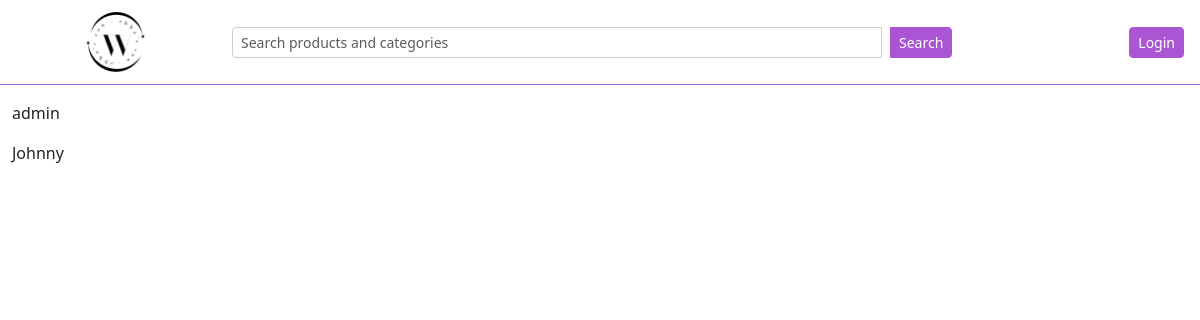
The app's page /adminlog/user_insight/, older data.
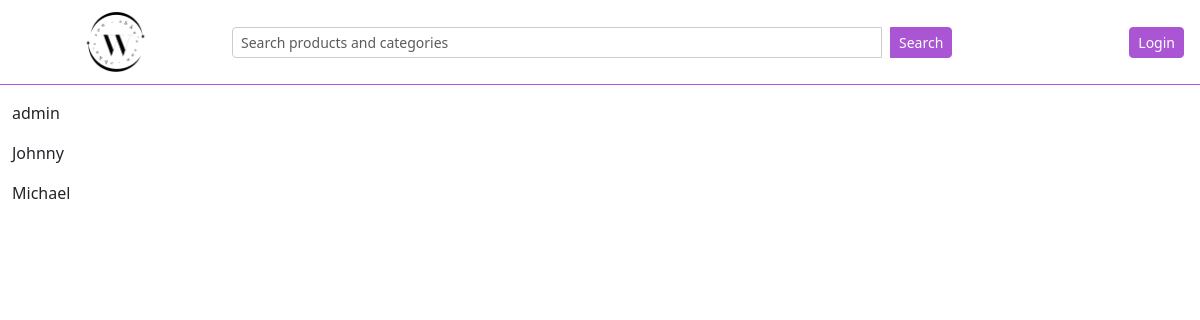
The same page, newer data.
### user/models.py (models this page shows, shortened)
class CustomUser(AbstractUser):
    phone = PhoneNumberField(region='NG', blank=True, null=True) # type: ignore

### adminlog/views.py (the view)
# urls.py: path('user_insight/', views.user_insight, name='insight'),
def user_insight(request):
    user = get_user_model()
    all_users = user.objects.all()
    return render(request, 'user_check.html', {'user':all_users,})

### adminlog/templates/user_check.html (shortened to what this page needs)
{% extends "layout.html" %}
{% block content %}
    {% for user in user %}
        <p> {{user.username}} </p>
    {% endfor %}
{% endblock content %}

### templates/layout.html (shortened to what this page needs)
{% load static %}
<!DOCTYPE html>
<html lang="en">
<head>
    <link rel="stylesheet" href="{% static 'css/bootstrap.min.css' %}">
    <link rel="stylesheet" href="https://cdn.jsdelivr.net/npm/bootstrap-icons@1.11.3/font/bootstrap-icons.css">
</head>
<body>
    <div class="topbar d-flex justify-content-between align-items-center sticky-top">
        <a href='{% url "store:store" %}'><div class="logo-space"></div></a>
        <form class="d-flex flex-grow-1 mx-3" method="GET" action=" {% url 'search' %} ">
          <input name="q" class="form-control form-control-sm search-input" type="search" placeholder="Search products and categories" style="max-width: 650px;">
          <button class="btn btn-sm btn-primary-custom ms-2 search-button" type="submit">Search</button>
      </form>
        <div class="d-flex align-items-center ms-auto">
          {% if user.is_authenticated %}
              <a href="{% url 'user:profile' %}" class="text-dark me-3 text-decoration-none d-flex align-items-center">
                  <i class="bi bi-person nav-icon me-1"></i> Hi, {{ user.first_name|default:"User" }}
              </a>
              <a href="{% url 'order:cart' %}" class="text-dark me-3 text-decoration-none d-flex align-items-center">
                  <i class="bi bi-cart nav-icon me-1"></i> Cart
              </a>
              <form method="POST" action="{% url 'user:logout' %}" class="mb-0">
                  {% csrf_token %}
                  <button class="btn btn-sm btn-outline-danger me-topbar-custom">Logout</button>
              </form>
          {% else %}
              <a href="{% url 'user:login' %}" class="btn btn-sm btn-primary-custom">Login</a>
          {% endif %}
      </div>
    </div>
    <div class="container-fluid mt-3">
        {% block content %}
        {% endblock %}
    </div>
</body>
</html>

Row changes from the older to the newer data that the page shows:
added CustomUser: username "Michael"
